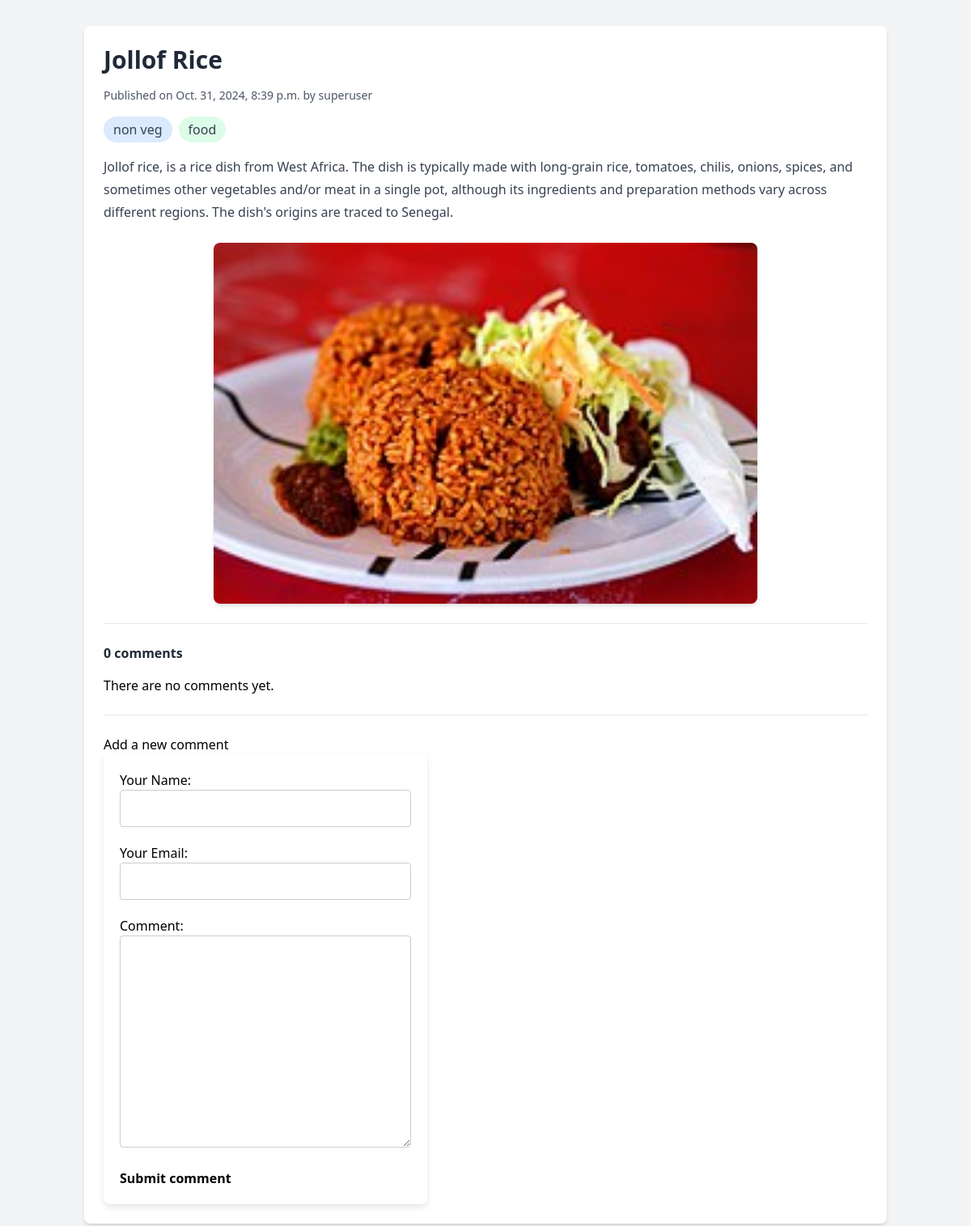
/cuisine/jollof-rice/, run on the app's committed database.
### cuisine/models.py (models this page shows, shortened)
class Cuisine(models.Model):
    name = models.CharField(max_length=20)
    type = models.CharField(max_length=8,
                                choices=(('veg', 'Veg'), ('non veg', 'NV')),
                                default='non veg')
    catg = models.CharField(max_length=8,
                                choices=CATG_CHOICE,
                                default='food')
    slug = models.SlugField(max_length=30, unique_for_date='publish')
    desc = models.TextField()
    pic = models.ImageField(upload_to='cuisine_pic', blank=True, null=True)
    author = models.ForeignKey(User,
                                related_name='cuisine_user',
                                on_delete=models.CASCADE)
    publish = models.DateTimeField(default=timezone.now)
    created = models.DateTimeField(auto_now_add=True)
    update = models.DateTimeField(auto_now=True)
    status = models.CharField(max_length=10,
                                    choices=STATUS_CHOICE,
                                    default='draft')
    class Meta:
        ordering = ('-publish',)

### cuisine/views.py (the view)
def Cuisine_detail(request, cuisine):
    cuisineClicked = get_object_or_404(
        Cuisine,
        slug=cuisine,
        status='published'
    )
    comments = cuisineClicked.comments.filter(active=True)
    commented = False
    if request.method == 'POST':
        comment_form = CommentForm(data=request.POST)
        if comment_form.is_valid():
            new_comment = comment_form.save(commit=False)
            new_comment.cuisine = cuisineClicked
            new_comment.save()
            commented = True
    else:
        comment_form = CommentForm()
    return render(
        request,
        "cuisine/cuisine/detail.html",
            {
            'cuisine': cuisineClicked,
            'comments': comments,
            'commented': commented,
            'comment_form': comment_form,
            }
    )

### cuisine/forms.py
class CommentForm(forms.ModelForm):
    class Meta:
        model = Comment
        fields = ('name', 'email', 'body')
    name = forms.CharField(label='Your Name', widget=forms.TextInput(attrs={'class': 'form-control'}))
    email = forms.EmailField(label='Your Email', widget=forms.EmailInput(attrs={'class': 'form-control'}))
    body = forms.CharField(label='Comment', widget=forms.Textarea(attrs={'class': 'form-control'}))

### cuisine/templates/cuisine/cuisine/detail.html (shortened to what this page needs)
{% extends "cuisine/base.html" %}
{% block content %}
    <div class="bg-white rounded-lg shadow-md p-6">
        <h1 class="text-3xl font-bold text-gray-800 mb-4">{{ cuisine.name }}</h1>
        <p class="text-sm text-gray-600 mb-4">
            Published on {{ cuisine.publish }} by {{ cuisine.author }}
        </p>
        <div class="flex gap-2 text-gray-700 mb-4">
            <span class="bg-blue-100 px-3 py-1 rounded-full">{{ cuisine.type }}</span>
            <span class="bg-green-100 px-3 py-1 rounded-full">{{ cuisine.catg }}</span>
        </div>
        <div class="prose max-w-none text-gray-700 mb-6">
            {{ cuisine.desc|linebreaks }}
        </div>
        {% if cuisine.pic %}
            <img src="{{cuisine.pic.url}}"
                alt="cuisine pic"
                class="max-w-sm md:max-w-lg lg:max-w-2xl w-full h-auto mx-auto rounded-lg shadow-md"/>
        {% endif %}
    <br><hr><br>
    {% with comments.count as total_comments %}
    <h2 class="text-2xl font-bold text-gray-800 mb-4">
        {{ total_comments }} comment{{ total_comments | pluralize }}
    </h2>
    {% endwith %}
    {% for comment in comments %}
    <div class="comment mb-4">
        <p class="info text-sm text-gray-700">
            Comment {{ forloop.counter }} by  {{ comment.name }} on {{ comment.created }}
        </p>
        <p id="comment-body">{{ comment.body|linebreaks }}</p>
    </div>
    {% empty %}
    <p>There are no comments yet.</p>
    {% endfor %}
    {% if commented %}
        <h2>Your comment has been added.</h2>
    {% else %}
        <br><hr><br>
        <button><h2>Add a new comment</h2></button>
        <form action="." method="post" class="comment-form ">
            {{ comment_form.as_p }}
            <p><input type="submit" value="Submit comment" class="font-bold"></p>
        </form>
    {% endif %}
    </div>
{% endblock %}

### cuisine/static/cuisine/css/cuisine.css (style rules this page uses)
.comment-form { width: 90%; max-width: 400px; background-color: #fff; padding: 20px; box-shadow: 0 4px 8px rgba(0, 0, 0, 0.1); border-radius: 8px; }
.form-control { width: 100%; padding: 10px; margin-bottom: 20px; border: 1px solid #ccc; border-radius: 4px; box-sizing: border-box; }

### data on the page
Cuisine: name "Jollof Rice", publish "Oct. 31, 2024, 8:39 p.m.", author "superuser", type "non veg", catg "food", desc "Jollof rice, is a rice dish from West Africa. The dish is typically made with long-grain rice, tomatoes, chilis, onions, spices, and sometimes other vegetables and/or meat in a single pot, although its ingredients and preparation methods vary across different regions. The dish's origins are traced to Senegal.", pic (picture)

### other printed values
{{ total_comments }} "0"
{{ total_comments | pluralize }} "s"
